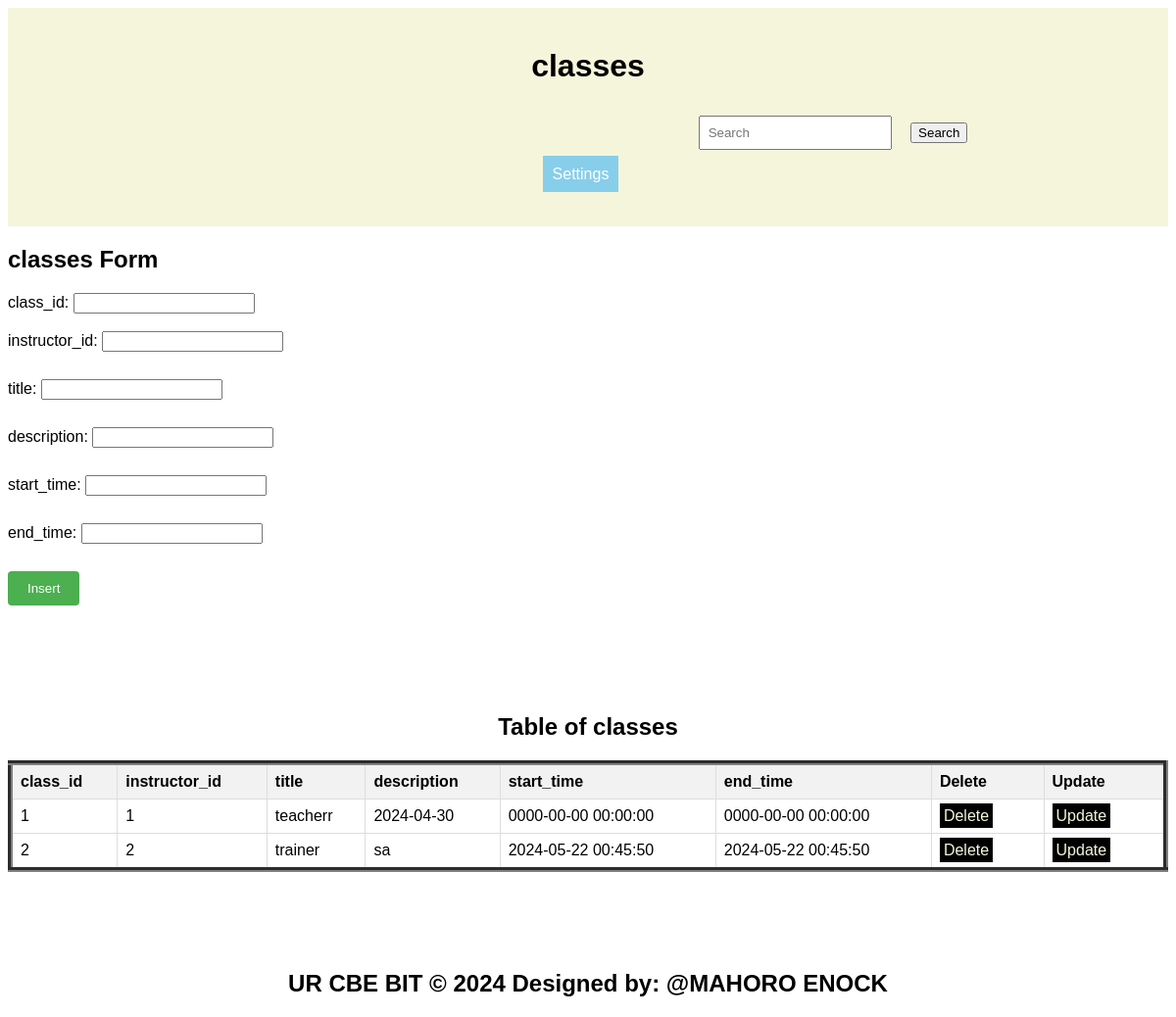
/classes.php, run on the app's committed database.
### tables this page shows
CREATE TABLE `classes` (
  `class_id` int(11) NOT NULL,
  `instructor_id` int(11) DEFAULT NULL,
  `title` varchar(255) NOT NULL,
  `description` text DEFAULT NULL,
  `start_time` datetime DEFAULT NULL,
  `end_time` datetime DEFAULT NULL
);

### classes.php (the view, shortened to what this page needs)
<!DOCTYPE html>
<html lang="en">
<head>
  <link rel="stylesheet" type="text/css" href="style.css" title="style 1" media="screen, tv, projection, handheld, print"/>
  </head>
  <header>
<body style="background-image: url('./image/carpool.jpg'); background-repeat: no-repeat; background-size: cover;">
  <header>
    <h1>classes</h1>
  </header>
  <form class="d-flex" role="search" action="search.php">
      <input class="form-control me-2" type="search" placeholder="Search" aria-label="Search" name="query">
      <button class="btn btn-outline-success" type="submit">Search</button>
    </form>
  <ul style="list-style-type: none; padding: 0;">
    <li style="display: inline; margin-right: 10px;">
    <li class="dropdown" style="display: inline; margin-right: 10px;">
      <a href="#" style="padding: 10px; color: white; background-color: skyblue; text-decoration: none; margin-right: 15px;">Settings</a>
    </li><br><br>
  </ul>
  </header>
  <section>
    <h1>classes Form</h1>
    <form method="post">
      <label for="class_id">class_id:</label>
      <input type="number" class_id="class_id" name="class_id"><br><br>
      <label for="instructor_id"> instructor_id:</label>
      <input type="text" id="instructor_id" name="instructor_id" required><br><br>
      <label for="title"> title:</label>
      <input type="text" id="title" name="title" required><br><br>
      <label for="description">description:</label>
      <input type="text" id="description" name="description" required><br><br>
      <label for="start_time">start_time:</label>
      <input type="text" id="start_time" name="start_time" required><br><br>
      <label for="end_time">end_time:</label>
      <input type="text" id="end_time" name="end_time" required><br><br>
     <input type="submit" name="add" value="Insert">
    </form>
    <?php
    include('database_connection.php');
    $sql = "SELECT * FROM classes";
    $result = $connection->query($sql);
    ?>
    <center><h2>Table of classes</h2></center>
    <table border="5">
      <tr>
        <th>class_id</th>
        <th> instructor_id</th>
        <th> title</th>
        <th>description</th>
        <th> start_time</th>
        <th> end_time</th>
        <th>Delete</th>
        <th>Update</th>
      </tr>
      <?php
      if ($result->num_rows > 0) {
          while ($row = $result->fetch_assoc()) {
             $class_id = $row['class_id'];
              echo "<tr>
                  <td>" . $row['class_id'] . "</td>
                  <td>" . $row['instructor_id'] . "</td>
                  <td>" . $row['title'] . "</td>
                  <td>" . $row['description'] . "</td>
                  <td>" . $row['start_time'] . "</td>
                  <td>" . $row['end_time'] . "</td>
                  <td><a style='padding:4px' href='delete_classes.php?class_id=$class_id'>Delete</a></td>
                  <td><a style='padding:4px' href='update_classes.php?class_id=$class_id'>Update</a></td>
              </tr>";
          }
      } else {
          echo "<tr><td colspan='7'>No data found</td></tr>";
      }
      ?>
    </table>
  </section>
  <footer>
    <center>
      <b><h2>UR CBE BIT &copy; 2024 Designed by: @MAHORO ENOCK</h2></b>
    </center>
  </footer>
</body>
</html>

### style.css (style rules this page uses)
body { font-family: Arial, sans-serif; }
center { margin-top: 100px; }
input[type="text"], input[type="password"], input[type="submit"] { margin-bottom: 10px; }
input[type="submit"] { background-color: #4CAF50; color: white; padding: 10px 20px; border: none; border-radius: 4px; cursor: pointer; }

### classes.php (style rules this page uses)
a { padding: 10px; color: white; background-color:black; text-decoration: none; margin-right: 15px; }
a:link { color: beige; }
button.btn { margin-left: 15px; margin-top: 4px; }
input.form-control { margin-left: 500px; padding: 8px; }
table { width: 100%; border-collapse: collapse; }
th, td { border: 1px solid #ddd; padding: 8px; text-align: left; }
th { background-color: #f2f2f2; }
header { background-color: beige; padding: 10px; text-align: center; }
.dropdown { position: relative; display: inline; margin-right: 10px; }

### data on the page
classes: class_id "1", instructor "1", title "teacherr", description "2024-04-30", start_time "0000-00-00 00:00:00", end_time "0000-00-00 00:00:00"
classes: class_id "2", instructor "2", title "trainer", description "sa", start_time "2024-05-22 00:45:50", end_time "2024-05-22 00:45:50"
